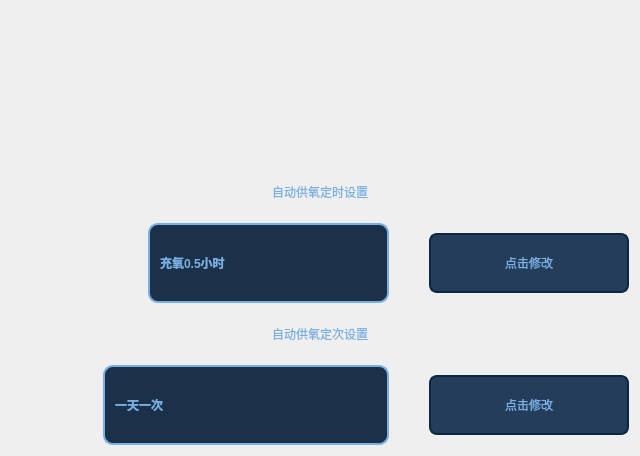
                      <widget class="QWidget" name="hjRightWidget_2" native="true">
                       <layout class="QVBoxLayout" name="verticalLayout_28">
                        <item>
                         <widget class="QWidget" name="widget_20" native="true">
                          <property name="minimumSize">
                           <size>
                            <width>0</width>
                            <height>150</height>
                           </size>
                          </property>
                          <property name="maximumSize">
                           <size>
                            <width>16777215</width>
                            <height>150</height>
                           </size>
                          </property>
                          <layout class="QHBoxLayout" name="horizontalLayout_31">
                           <property name="spacing">
                            <number>0</number>
                           </property>
                           <property name="leftMargin">
                            <number>0</number>
                           </property>
                           <property name="topMargin">
                            <number>30</number>
                           </property>
                           <property name="rightMargin">
                            <number>0</number>
                           </property>
                           <property name="bottomMargin">
                            <number>0</number>
                           </property>
                           <item>
                            <spacer name="horizontalSpacer_53">
                             <property name="orientation">
                              <enum>Qt::Horizontal</enum>
                             </property>
                             <property name="sizeHint" stdset="0">
                              <size>
                               <width>159</width>
                               <height>20</height>
                              </size>
                             </property>
                            </spacer>
                           </item>
                           <item>
                            <widget class="SlideButtonLib" name="btn_O2Auto" native="true">
                             <property name="minimumSize">
                              <size>
                               <width>300</width>
                               <height>100</height>
                              </size>
                             </property>
                             <property name="maximumSize">
                              <size>
                               <width>300</width>
                               <height>100</height>
                              </size>
                             </property>
                             <property name="styleSheet">
                              <string notr="true">QWidget
{
color: rgb(122, 175, 227);
font-weight:bold;
}</string>
                             </property>
                            </widget>
                           </item>
                           <item>
                            <spacer name="horizontalSpacer_54">
                             <property name="orientation">
                              <enum>Qt::Horizontal</enum>
                             </property>
                             <property name="sizeHint" stdset="0">
                              <size>
                               <width>159</width>
                               <height>20</height>
                              </size>
                             </property>
                            </spacer>
                           </item>
                          </layout>
                         </widget>
                        </item>
                        <item>
                         <widget class="QLabel" name="label_14">
                          <property name="minimumSize">
                           <size>
                            <width>0</width>
                            <height>50</height>
                           </size>
                          </property>
                          <property name="styleSheet">
                           <string notr="true">font: 18pt &quot;楷体&quot;;
color: rgb(122, 175, 227);</string>
                          </property>
                          <property name="text">
                           <string>自动供氧定时设置</string>
                          </property>
                          <property name="alignment">
                           <set>Qt::AlignCenter</set>
                          </property>
                         </widget>
                        </item>
                        <item>
                         <widget class="QWidget" name="widget_21" native="true">
                          <layout class="QHBoxLayout" name="horizontalLayout_32">
                           <property name="spacing">
                            <number>0</number>
                           </property>
                           <property name="leftMargin">
                            <number>0</number>
                           </property>
                           <property name="topMargin">
                            <number>0</number>
                           </property>
                           <property name="rightMargin">
                            <number>0</number>
                           </property>
                           <property name="bottomMargin">
                            <number>0</number>
                           </property>
                           <item>
                            <spacer name="horizontalSpacer_55">
                             <property name="orientation">
                              <enum>Qt::Horizontal</enum>
                             </property>
                             <property name="sizeHint" stdset="0">
                              <size>
                               <width>40</width>
                               <height>20</height>
                              </size>
                             </property>
                            </spacer>
                           </item>
                           <item>
                            <widget class="QComboBox" name="O2TimeBox">
                             <property name="minimumSize">
                              <size>
                               <width>241</width>
                               <height>80</height>
                              </size>
                             </property>
                             <property name="maximumSize">
                              <size>
                               <width>500</width>
                               <height>80</height>
                              </size>
                             </property>
                             <property name="layoutDirection">
                              <enum>Qt::LeftToRight</enum>
                             </property>
                             <property name="styleSheet">
                              <string notr="true">/*QCombobox主体*/
QComboBox {
	font: 25pt &quot;楷体&quot;;
	font-weight:bold;
	color: rgb(122, 175, 227);
    border: 2px solid rgb(122,175,227);/*设置线宽*/
	background-color: rgb(27, 49, 73);/*背景颜色*/
    border-radius: 10px;/*圆角*/
    padding: 1px 2px 1px 2px;  /*针对于组合框中的文本内容*/
	text-align:bottom;
    min-width: 9em;   /*# 组合框的最小宽度*/
    /*min-height: 5em;*/
	border-style:solid;/*边框为实线型*/
	border-width:2px;/*边框宽度*/
	border-color:rgb(122,175,227);/*边框颜色*/
	padding-left: 10px;/*左侧边距*/
}
/*QCombobox右侧按钮*/
QComboBox::drop-down {
    subcontrol-origin: padding;
    subcontrol-position: top right;/*放于右方顶部*/
    width: 50px;/*设置按钮范围宽度*/
    border-top-right-radius: 3px;/*设置边框圆角*/
    border-bottom-right-radius: 3px;
/*padding-right: 50px;*/
}
/*QCombobox右侧按钮的箭头图标*/
QComboBox::down-arrow {
	border-image: url(:/ptr/downJT.png);/*自定义图片填充*/
	width: 18px;/*设置该图标的宽高*/
	height: 18px;
}
/*QCombobox右侧按钮的箭头图标*/
QComboBox::down-arrow::on {
	border-image: url(:/ptr/upJT.png);/*自定义图片填充*/
	width: 18px;/*设置该图标的宽高*/
	height: 18px;
}


/* 下拉后，整个下拉窗体样式 */
QComboBox QAbstractItemView {
	font: 13pt &quot;楷体&quot;;
    border: 2px solid rgb(202, 221, 245);/*边框宽度、线形、颜色*/
	/*背景颜色*/
	background-color: rgba(36, 61, 91,0.8);
    border-radius: 10px;/*圆角*/
    padding: 1px 2px 1px 2px;  /*针对于组合框中的文本内容*/
    min-width: 12em;   /*# 组合框的最小宽度*/
}

/* 下拉后，整个下拉窗体每项的样式 */
QComboBox QAbstractItemView::item {
	font: 13pt &quot;楷体&quot;;
	color: rgb(122, 175, 227);
	border-radius: 10px;/*圆角*/
    height: 30px;   /* 项的高度（设置pComboBox-&gt;setView(new QListView());后，该项才起作用） */
	background-color: rgba(36, 61, 91,0.3);

}

/*以下部分不知为何不生效，有待调试*/
/* 下拉后，整个下拉窗体越过每项的样式 */
QComboBox QAbstractItemView::item:hover {
    color: #FFFFF0;
	font: 13pt &quot;楷体&quot;;
	color: rgb(122, 175, 227);
       /* 整个下拉窗体越过每项的背景色 */
	background-color: rgb(98, 0, 255);
}

/* 下拉后，整个下拉窗体被选择的每项的样式 */
QComboBox QAbstractItemView::item:selected {
    color: #FFFFF0;
	font: 13pt &quot;楷体&quot;;
	color: rgb(122, 175, 227);
	background-color: rgb(0, 85, 200);
}
</string>
                             </property>
                             <property name="insertPolicy">
                              <enum>QComboBox::InsertAtBottom</enum>
                             </property>
                             <property name="sizeAdjustPolicy">
                              <enum>QComboBox::AdjustToContentsOnFirstShow</enum>
                             </property>
                             <property name="duplicatesEnabled">
                              <bool>false</bool>
                             </property>
                             <item>
                              <property name="text">
                               <string>充氧0.5小时</string>
                              </property>
                             </item>
                             <item>
                              <property name="text">
                               <string>充氧1小时</string>
                              </property>
                             </item>
                             <item>
                              <property name="text">
                               <string>充氧1.5小时</string>
                              </property>
                             </item>
                             <item>
                              <property name="text">
                               <string>充氧2小时</string>
                              </property>
                             </item>
                            </widget>
                           </item>
                           <item>
                            <spacer name="horizontalSpacer_56">
                             <property name="orientation">
                              <enum>Qt::Horizontal</enum>
                             </property>
                             <property name="sizeType">
                              <enum>QSizePolicy::Minimum</enum>
                             </property>
                             <property name="sizeHint" stdset="0">
                              <size>
                               <width>40</width>
                               <height>20</height>
                              </size>
                             </property>
                            </spacer>
                           </item>
                           <item>
                            <widget class="QPushButton" name="O2TimeBox_btn">
                             <property name="minimumSize">
                              <size>
                               <width>200</width>
                               <height>60</height>
                              </size>
                             </property>
                             <property name="maximumSize">
                              <size>
                               <width>200</width>
                               <height>16777215</height>
                              </size>
                             </property>
                             <property name="styleSheet">
                              <string notr="true">QPushButton
{
background-color: rgb(36,61,91);
color: rgb(122, 175, 227);
font: 14pt &quot;楷体&quot;;
border-radius:8px;
border:2px solid rgb(13,39,67);
}
QPushButton:hover
{
border:2px solid rgb(122, 175, 227);
font: 16pt &quot;楷体&quot;;
}</string>
                             </property>
                             <property name="text">
                              <string>点击修改</string>
                             </property>
                            </widget>
                           </item>
                          </layout>
                         </widget>
                        </item>
                        <item>
                         <widget class="QLabel" name="label_15">
                          <property name="minimumSize">
                           <size>
                            <width>0</width>
                            <height>50</height>
                           </size>
                          </property>
                          <property name="styleSheet">
                           <string notr="true">font: 18pt &quot;楷体&quot;;
color: rgb(122, 175, 227);</string>
                          </property>
                          <property name="text">
                           <string>自动供氧定次设置</string>
                          </property>
                          <property name="alignment">
                           <set>Qt::AlignCenter</set>
                          </property>
                         </widget>
                        </item>
                        <item>
                         <widget class="QWidget" name="widget_22" native="true">
                          <layout class="QHBoxLayout" name="horizontalLayout_33">
                           <property name="spacing">
                            <number>0</number>
                           </property>
                           <property name="leftMargin">
                            <number>0</number>
                           </property>
                           <property name="topMargin">
                            <number>0</number>
                           </property>
                           <property name="rightMargin">
                            <number>0</number>
                           </property>
                           <property name="bottomMargin">
                            <number>0</number>
                           </property>
                           <item>
                            <spacer name="horizontalSpacer_57">
                             <property name="orientation">
                              <enum>Qt::Horizontal</enum>
                             </property>
                             <property name="sizeHint" stdset="0">
                              <size>
                               <width>40</width>
                               <height>20</height>
                              </size>
                             </property>
                            </spacer>
                           </item>
                           <item>
                            <widget class="QComboBox" name="O2NumBox">
                             <property name="minimumSize">
                              <size>
                               <width>286</width>
                               <height>80</height>
                              </size>
                             </property>
                             <property name="maximumSize">
                              <size>
                               <width>500</width>
                               <height>80</height>
                              </size>
                             </property>
                             <property name="layoutDirection">
                              <enum>Qt::LeftToRight</enum>
                             </property>
                             <property name="styleSheet">
                              <string notr="true">/*QCombobox主体*/
QComboBox {
	font: 30pt &quot;楷体&quot;;
	font-weight:bold;
	color: rgb(122, 175, 227);
    border: 2px solid rgb(122,175,227);/*设置线宽*/
	background-color: rgb(27, 49, 73);/*背景颜色*/
    border-radius: 10px;/*圆角*/
    padding: 1px 2px 1px 2px;  /*针对于组合框中的文本内容*/
	text-align:bottom;
    min-width: 9em;   /*# 组合框的最小宽度*/
    /*min-height: 5em;*/
	border-style:solid;/*边框为实线型*/
	border-width:2px;/*边框宽度*/
	border-color:rgb(122,175,227);/*边框颜色*/
	padding-left: 10px;/*左侧边距*/
}
/*QCombobox右侧按钮*/
QComboBox::drop-down {
    subcontrol-origin: padding;
    subcontrol-position: top right;/*放于右方顶部*/
    width: 50px;/*设置按钮范围宽度*/
    border-top-right-radius: 3px;/*设置边框圆角*/
    border-bottom-right-radius: 3px;
/*padding-right: 50px;*/
}
/*QCombobox右侧按钮的箭头图标*/
QComboBox::down-arrow {
	border-image: url(:/ptr/downJT.png);/*自定义图片填充*/
	width: 18px;/*设置该图标的宽高*/
	height: 18px;
}
/*QCombobox右侧按钮的箭头图标*/
QComboBox::down-arrow::on {
	border-image: url(:/ptr/upJT.png);/*自定义图片填充*/
	width: 18px;/*设置该图标的宽高*/
	height: 18px;
}


/* 下拉后，整个下拉窗体样式 */
QComboBox QAbstractItemView {
	font: 13pt &quot;楷体&quot;;
    border: 2px solid rgb(202, 221, 245);/*边框宽度、线形、颜色*/
	/*背景颜色*/
	background-color: rgba(36, 61, 91,0.8);
    border-radius: 10px;/*圆角*/
    padding: 1px 2px 1px 2px;  /*针对于组合框中的文本内容*/
    min-width: 12em;   /*# 组合框的最小宽度*/
}

/* 下拉后，整个下拉窗体每项的样式 */
QComboBox QAbstractItemView::item {
	font: 13pt &quot;楷体&quot;;
	color: rgb(122, 175, 227);
	border-radius: 10px;/*圆角*/
    height: 30px;   /* 项的高度（设置pComboBox-&gt;setView(new QListView());后，该项才起作用） */
	background-color: rgba(36, 61, 91,0.3);

}

/*以下部分不知为何不生效，有待调试*/
/* 下拉后，整个下拉窗体越过每项的样式 */
QComboBox QAbstractItemView::item:hover {
    color: #FFFFF0;
	font: 13pt &quot;楷体&quot;;
	color: rgb(122, 175, 227);
       /* 整个下拉窗体越过每项的背景色 */
	background-color: rgb(98, 0, 255);
}

/* 下拉后，整个下拉窗体被选择的每项的样式 */
QComboBox QAbstractItemView::item:selected {
    color: #FFFFF0;
	font: 13pt &quot;楷体&quot;;
	color: rgb(122, 175, 227);
	background-color: rgb(0, 85, 200);
}
</string>
                             </property>
                             <property name="insertPolicy">
                              <enum>QComboBox::InsertAtBottom</enum>
                             </property>
                             <property name="sizeAdjustPolicy">
                              <enum>QComboBox::AdjustToContentsOnFirstShow</enum>
                             </property>
                             <property name="duplicatesEnabled">
                              <bool>false</bool>
                             </property>
                             <item>
                              <property name="text">
                               <string>一天一次</string>
                              </property>
                             </item>
                             <item>
                              <property name="text">
                               <string>一天两次</string>
                              </property>
                             </item>
                             <item>
                              <property name="text">
                               <string>一天三次</string>
                              </property>
                             </item>
                             <item>
                              <property name="text">
                               <string>两天三次</string>
                              </property>
                             </item>
                            </widget>
                           </item>
                           <item>
                            <spacer name="horizontalSpacer_58">
                             <property name="orientation">
                              <enum>Qt::Horizontal</enum>
                             </property>
                             <property name="sizeType">
                              <enum>QSizePolicy::Minimum</enum>
                             </property>
                             <property name="sizeHint" stdset="0">
                              <size>
                               <width>40</width>
                               <height>20</height>
                              </size>
                             </property>
                            </spacer>
                           </item>
                           <item>
                            <widget class="QPushButton" name="O2NumBox_btn">
                             <property name="minimumSize">
                              <size>
                               <width>200</width>
                               <height>60</height>
                              </size>
                             </property>
                             <property name="maximumSize">
                              <size>
                               <width>200</width>
                               <height>16777215</height>
                              </size>
                             </property>
                             <property name="styleSheet">
                              <string notr="true">QPushButton
{
background-color: rgb(36,61,91);
color: rgb(122, 175, 227);
font: 14pt &quot;楷体&quot;;
border-radius:8px;
border:2px solid rgb(13,39,67);
}
QPushButton:hover
{
border:2px solid rgb(122, 175, 227);
font: 16pt &quot;楷体&quot;;
}</string>
                             </property>
                             <property name="text">
                              <string>点击修改</string>
                             </property>
                            </widget>
                           </item>
                          </layout>
                         </widget>
                        </item>
                       </layout>
                      </widget>
